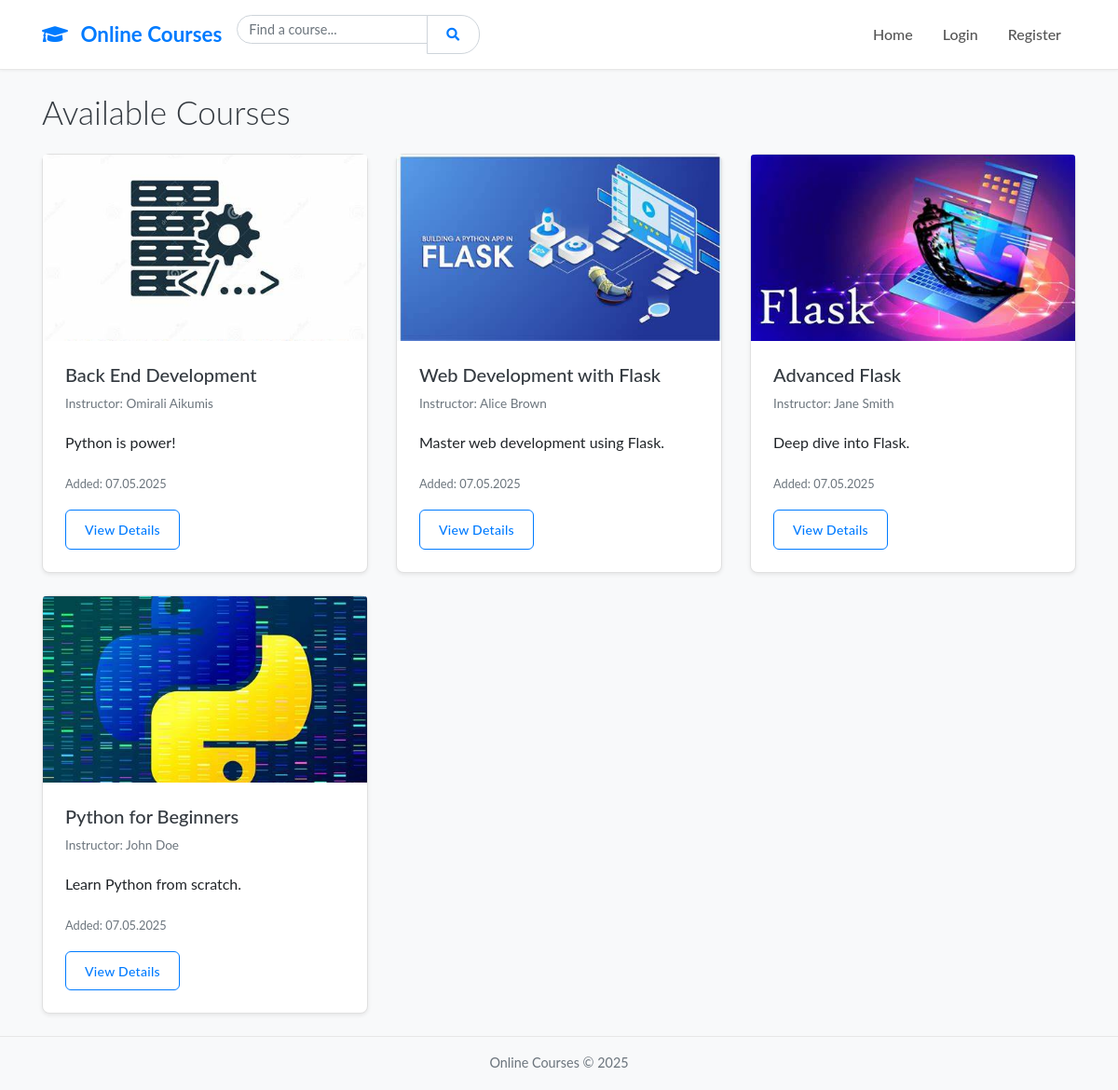
The page / on the database its author committed.
### app/models.py (models this page shows, shortened)
class Course(db.Model):
    id = db.Column(db.Integer, primary_key=True)
    title = db.Column(db.String(150), index=True, nullable=False)
    description = db.Column(db.Text, nullable=False)
    instructor = db.Column(db.String(100), nullable=False)
    date_posted = db.Column(db.DateTime, nullable=False, default=datetime.utcnow)
    image_filename = db.Column(db.String(100), nullable=True)
    material_filename = db.Column(db.String(100), nullable=True)
    user_id = db.Column(db.Integer, db.ForeignKey('user.id'), nullable=False)

### app/main/routes.py (the view)
@main_bp.route('/')
def courses_view():
    page = request.args.get('page', 1, type=int)
    search_query = request.args.get('query', '').strip()
    query_filter = Course.query
    if search_query:
        query_filter = query_filter.filter(
            or_(
                Course.title.ilike(f'%{search_query}%'),
                Course.instructor.ilike(f'%{search_query}%')
            )
        )
        title = f'Search Results: "{search_query}"'
    else:
        title = 'Available Courses'
    courses = query_filter.order_by(Course.date_posted.desc()).paginate(
        page=page, per_page=current_app.config.get('COURSES_PER_PAGE', 6)
    )
    return render_template('index.html', courses=courses, title=title, query=search_query)

### app/forms.py
class SearchForm(FlaskForm):
    query = StringField('Search Courses')
    submit = SubmitField('Search')

### app/main/routes.py (called while the page is built)
@main_bp.app_context_processor
def base():
    form = SearchForm()
    return dict(search_form=form)

### app/templates/index.html (shortened to what this page needs)
{% extends "layout.html" %}
{% block content %}
<div class="d-flex justify-content-between align-items-center mb-3">
     <h1>{{ title }}</h1>
</div>
<div class="row">
    {% if courses and courses.items %}
        {% for course in courses.items %}
        <div class="col-md-4 mb-4">
            <div class="card h-100 shadow-sm">
                <a href="{{ url_for('courses.course_detail', course_id=course.id) }}">
                {% if course.image_filename %}
                    <img src="{{ url_for('courses.uploaded_file', type='images', filename=course.image_filename) }}" class="card-img-top" alt="{{ course.title }}" style="height: 200px; object-fit: cover;">
                {% else %}
                     <img src="{{ url_for('static', filename='images/placeholder.png') }}" class="card-img-top" alt="No Image Available" style="height: 200px; object-fit: contain; background-color: #f8f9fa;">
                 </a>
                {% endif %}
                <div class="card-body d-flex flex-column">
                    <h5 class="card-title">
                         <a href="{{ url_for('courses.course_detail', course_id=course.id) }}" class="text-dark">{{ course.title }}</a>
                    </h5>
                    <p class="card-text text-muted">Instructor: {{ course.instructor }}</p>
                    <p class="card-text flex-grow-1">{{ course.description | truncate(80) }}</p>
                    <p class="card-text"><small class="text-muted">Added: {{ course.date_posted.strftime('%d.%m.%Y') }}</small></p>
                    <div class="mt-auto d-flex justify-content-between align-items-center">
                        <a href="{{ url_for('courses.course_detail', course_id=course.id) }}" class="btn btn-outline-primary btn-sm">View Details</a>
                     </div>
                </div>
            </div>
        </div>
        {% endfor %}
    {% endif %}
</div>
{% endblock %}

### app/templates/layout.html (shortened to what this page needs)
<!DOCTYPE html>
<html lang="en">
<head>
    <link href="https://stackpath.bootstrapcdn.com/bootstrap/4.5.2/css/bootstrap.min.css" rel="stylesheet">
    <link rel="stylesheet" href="https://cdnjs.cloudflare.com/ajax/libs/font-awesome/5.15.3/css/all.min.css">
    <link rel="stylesheet" href="{{ url_for('static', filename='style.css') }}">
</head>
<body>
<nav class="navbar navbar-expand-lg navbar-dark bg-dark mb-4">
    <div class="container">
        <a class="navbar-brand" href="{{ url_for('main.courses_view') }}"><i class="fas fa-graduation-cap"></i> Online Courses</a>
        <div class="collapse navbar-collapse" id="navbarNav">
            <form class="form-inline my-2 my-lg-0 mr-auto" method="GET" action="{{ url_for('main.courses_view') }}">
                <div class="input-group">
                     {{ search_form.query(class="form-control form-control-sm", placeholder="Find a course...", value=request.args.get('query', '')) }}
                    <div class="input-group-append">
                         <button type="submit" class="btn btn-outline-success btn-sm"><i class="fas fa-search"></i></button>
                    </div>
                </div>
            </form>
            <ul class="navbar-nav ml-auto">
                <li class="nav-item {% if request.endpoint == 'main.courses_view' %}active{% endif %}"><a class="nav-link" href="{{ url_for('main.courses_view') }}">Home</a></li>
                {% if current_user.is_authenticated %}
                    {% if current_user.is_admin %}
                        <li class="nav-item {% if request.endpoint == 'courses.create_course' %}active{% endif %}"><a class="nav-link" href="{{ url_for('courses.create_course') }}">Create Course</a></li>
                    {% endif %}
                    <li class="nav-item dropdown">
                        <a class="nav-link dropdown-toggle" href="#" id="navbarUserDropdown" role="button" data-toggle="dropdown" aria-haspopup="true" aria-expanded="false">
                          <i class="fas fa-user"></i> {{ current_user.username }}
                        </a>
                        <div class="dropdown-menu dropdown-menu-right" aria-labelledby="navbarUserDropdown">
                          <a class="dropdown-item" href="{{ url_for('auth.logout') }}"><i class="fas fa-sign-out-alt"></i> Logout</a>
                        </div>
                     </li>
                {% else %}
                    <li class="nav-item {% if request.endpoint == 'auth.login' %}active{% endif %}"><a class="nav-link" href="{{ url_for('auth.login') }}">Login</a></li>
                    <li class="nav-item {% if request.endpoint == 'auth.register' %}active{% endif %}"><a class="nav-link" href="{{ url_for('auth.register') }}">Register</a></li>
                {% endif %}
            </ul>
        </div>
    </div>
</nav>
<main role="main" class="container mt-4">
    {% block content %}{% endblock %}
</main>
<footer class="footer mt-auto py-3 bg-light">
  <div class="container text-center">
    <span class="text-muted">Online Courses &copy; {{ current_year }}</span>
  </div>
</footer>
</body>
</html>

### app/static/style.css (style rules this page uses)
body { font-family: 'Lato', 'Helvetica Neue', Helvetica, Arial, sans-serif; background-color: #f8f9fa; color: #212529; line-height: 1.7; }
h1, h2, h3, h4, h5, h6 { font-weight: 300; color: #343a40; }
h1 { font-size: 2.2rem; }
.navbar.bg-dark { background-color: #ffffff !important; border-bottom: 1px solid #e7e7e7; box-shadow: 0 1px 3px rgba(0,0,0,0.05); padding-top: 0.8rem; padding-bottom: 0.8rem; }
.navbar-brand { font-weight: 700; font-size: 1.4rem; color: #007bff !important; }
.navbar-brand .fa-graduation-cap { margin-right: 8px; }
.navbar-dark .navbar-nav .nav-link { color: #555 !important; font-weight: 500; padding: 0.5rem 1rem; transition: color 0.2s ease-in-out; }
.navbar .form-control { border-radius: 20px; border-color: #ced4da; font-size: 0.9rem; }
.navbar .btn-outline-success { border-color: #ced4da; color: #007bff; border-radius: 20px; }
.card { border: 1px solid #e0e0e0; border-radius: 8px; box-shadow: 0 4px 12px rgba(0,0,0,0.08); transition: box-shadow 0.3s ease-in-out, transform 0.3s ease-in-out; }
.card-body { padding: 1.5rem; }
.card-title { margin-bottom: 0.5rem; }
.card-title a { font-weight: 500; font-size: 1.25rem; color: #343a40; text-decoration: none; }
.card-text.text-muted { font-size: 0.85rem; }
.btn { border-radius: 6px; font-weight: 500; padding: 0.6rem 1.25rem; transition: all 0.2s ease-in-out; letter-spacing: 0.3px; }
.btn-outline-primary { color: #007bff; border-color: #007bff; }
.form-control { border-radius: 6px; border: 1px solid #ced4da; padding: 0.6rem 0.75rem; transition: border-color .15s ease-in-out,box-shadow .15s ease-in-out; }
.footer { background-color: #ffffff; border-top: 1px solid #e7e7e7; color: #6c757d; padding: 1.5rem 0; font-size: 0.9rem; }

### rows shown on the page
Course: image_filename (picture), title "Back End Development", instructor "Omirali Aikumis", description "Python is power!", date_posted "07.05.2025"
Course: image_filename (picture), title "Web Development with Flask", instructor "Alice Brown", description "Master web development using Flask.", date_posted "07.05.2025"
Course: image_filename (picture), title "Advanced Flask", instructor "Jane Smith", description "Deep dive into Flask.", date_posted "07.05.2025"
Course: image_filename (picture), title "Python for Beginners", instructor "John Doe", description "Learn Python from scratch.", date_posted "07.05.2025"

### other values the page prints
{{ title }} "Available Courses"
